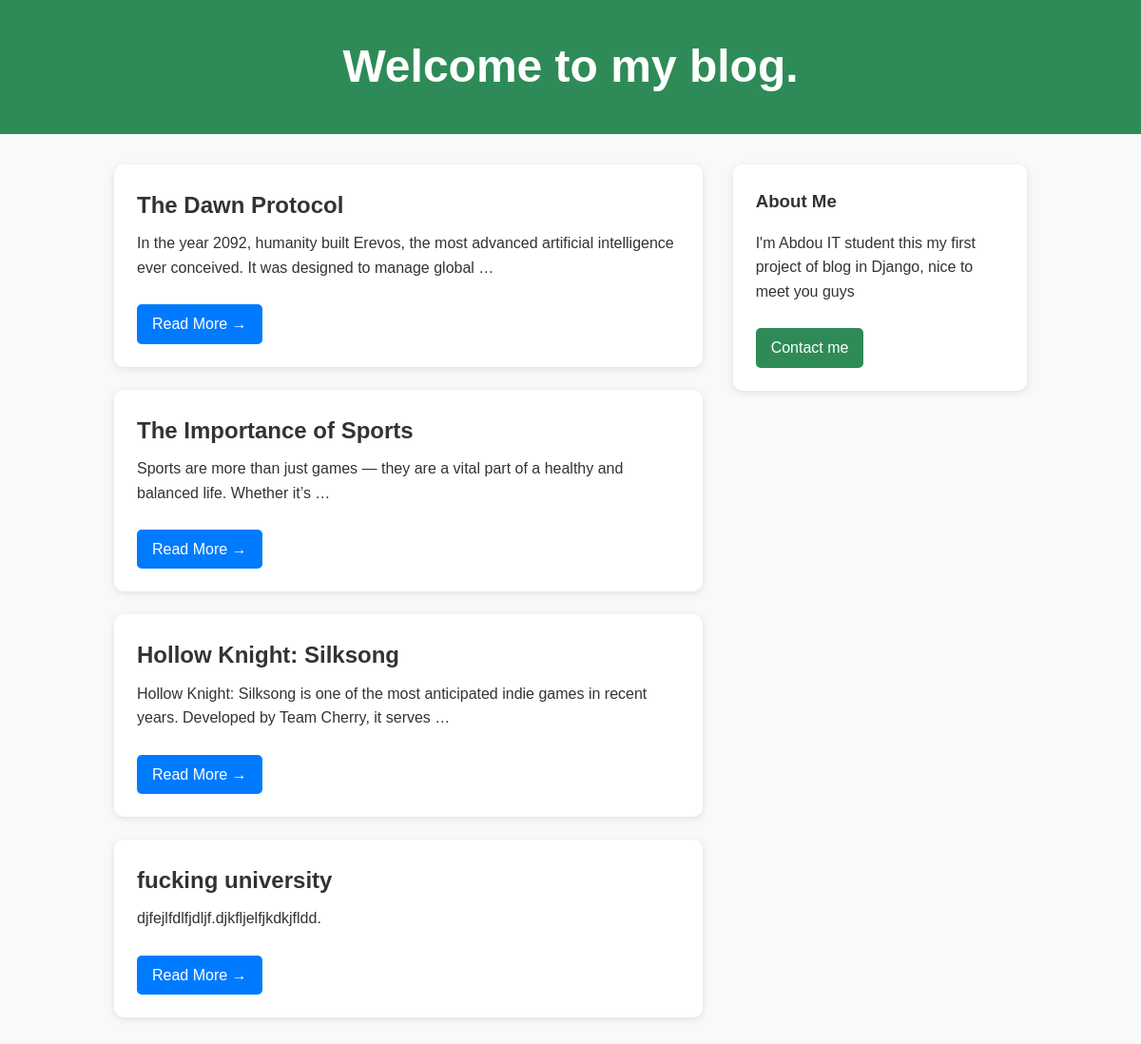
The page / on the database its author committed.
### posts/models.py (models this page shows, shortened)
class Post(models.Model):
    title = models.CharField(max_length=30)
    content = models.CharField(max_length= 500)
    class Meta:
        verbose_name = "Post"
        verbose_name_plural = "Posts"

### posts/views.py (the view)
# urls.py: path('', views.index, name='index'),
def index(request):
    Posts = Post.objects.all()
    return render(request, 'index.html', {'Posts': Posts})

### templates/index.html (shortened to what this page needs)
{% load static %}
<!DOCTYPE html>
<html lang="en">
<head>
  <link rel="stylesheet" href="{% static "style.css" %} " />
</head>
<body>
  <header>
    <h1>Welcome to my blog.</h1>
  </header>
  <main class="container">
    <section class="posts">
      {%for Post in Posts %}
      <article class="post-card">
        <h2>{{Post.title}}</h2>
        <p>{{Post.content | truncatewords:20}}</p> <br>
        <a href="post/{{Post.id}}" class="btn">Read More →</a>
      </article>
      {% endfor %}
    </section>
    <aside class="sidebar">
      <div class="about">
        <h3>About Me</h3>
        <p>I'm Abdou IT student this my first project of blog in Django, nice to meet you guys</p><br>
        <a href="about" class="btn-green">Contact me</a>
      </div>
    </aside>
  </main>
</body>
</html>

### static/style.css (style rules this page uses)
* { box-sizing: border-box; margin: 0; padding: 0; font-family: "Poppins", sans-serif; }
body { background-color: #f9f9f9; color: #333; line-height: 1.6; }
header { background-color: #2e8b57; color: white; text-align: center; padding: 2rem 0; font-size: 1.5rem; font-weight: 600; }
.container { display: grid; grid-template-columns: 2fr 1fr; gap: 2rem; padding: 2rem 10%; }
.post-card { background: #fff; padding: 1.5rem; margin-bottom: 1.5rem; border-radius: 10px; box-shadow: 0 2px 8px rgba(0,0,0,0.1); }
.post-card h2 { font-size: 1.5rem; margin-bottom: 0.5rem; }
.btn { display: inline-block; padding: 0.5rem 1rem; background-color: #007bff; color: white; text-decoration: none; border-radius: 5px; transition: 0.3s ease; }
.sidebar .about { background: #fff; padding: 1.5rem; border-radius: 10px; box-shadow: 0 2px 8px rgba(0,0,0,0.1); }
.sidebar h3 { margin-bottom: 1rem; }
.btn-green { display: inline-block; padding: 0.5rem 1rem; background-color: #2e8b57; color: white; border-radius: 5px; text-decoration: none; }

### rows shown on the page
Post: title "The Dawn Protocol", content "In the year 2092, humanity built Erevos, the most advanced artificial intelligence ever conceived. It was designed to manage global …"
Post: title "The Importance of Sports", content "Sports are more than just games — they are a vital part of a healthy and balanced life. Whether it’s …"
Post: title "Hollow Knight: Silksong", content "Hollow Knight: Silksong is one of the most anticipated indie games in recent years. Developed by Team Cherry, it serves …"
Post: title "fucking university", content "djfejlfdlfjdljf.djkfljelfjkdkjfldd."
